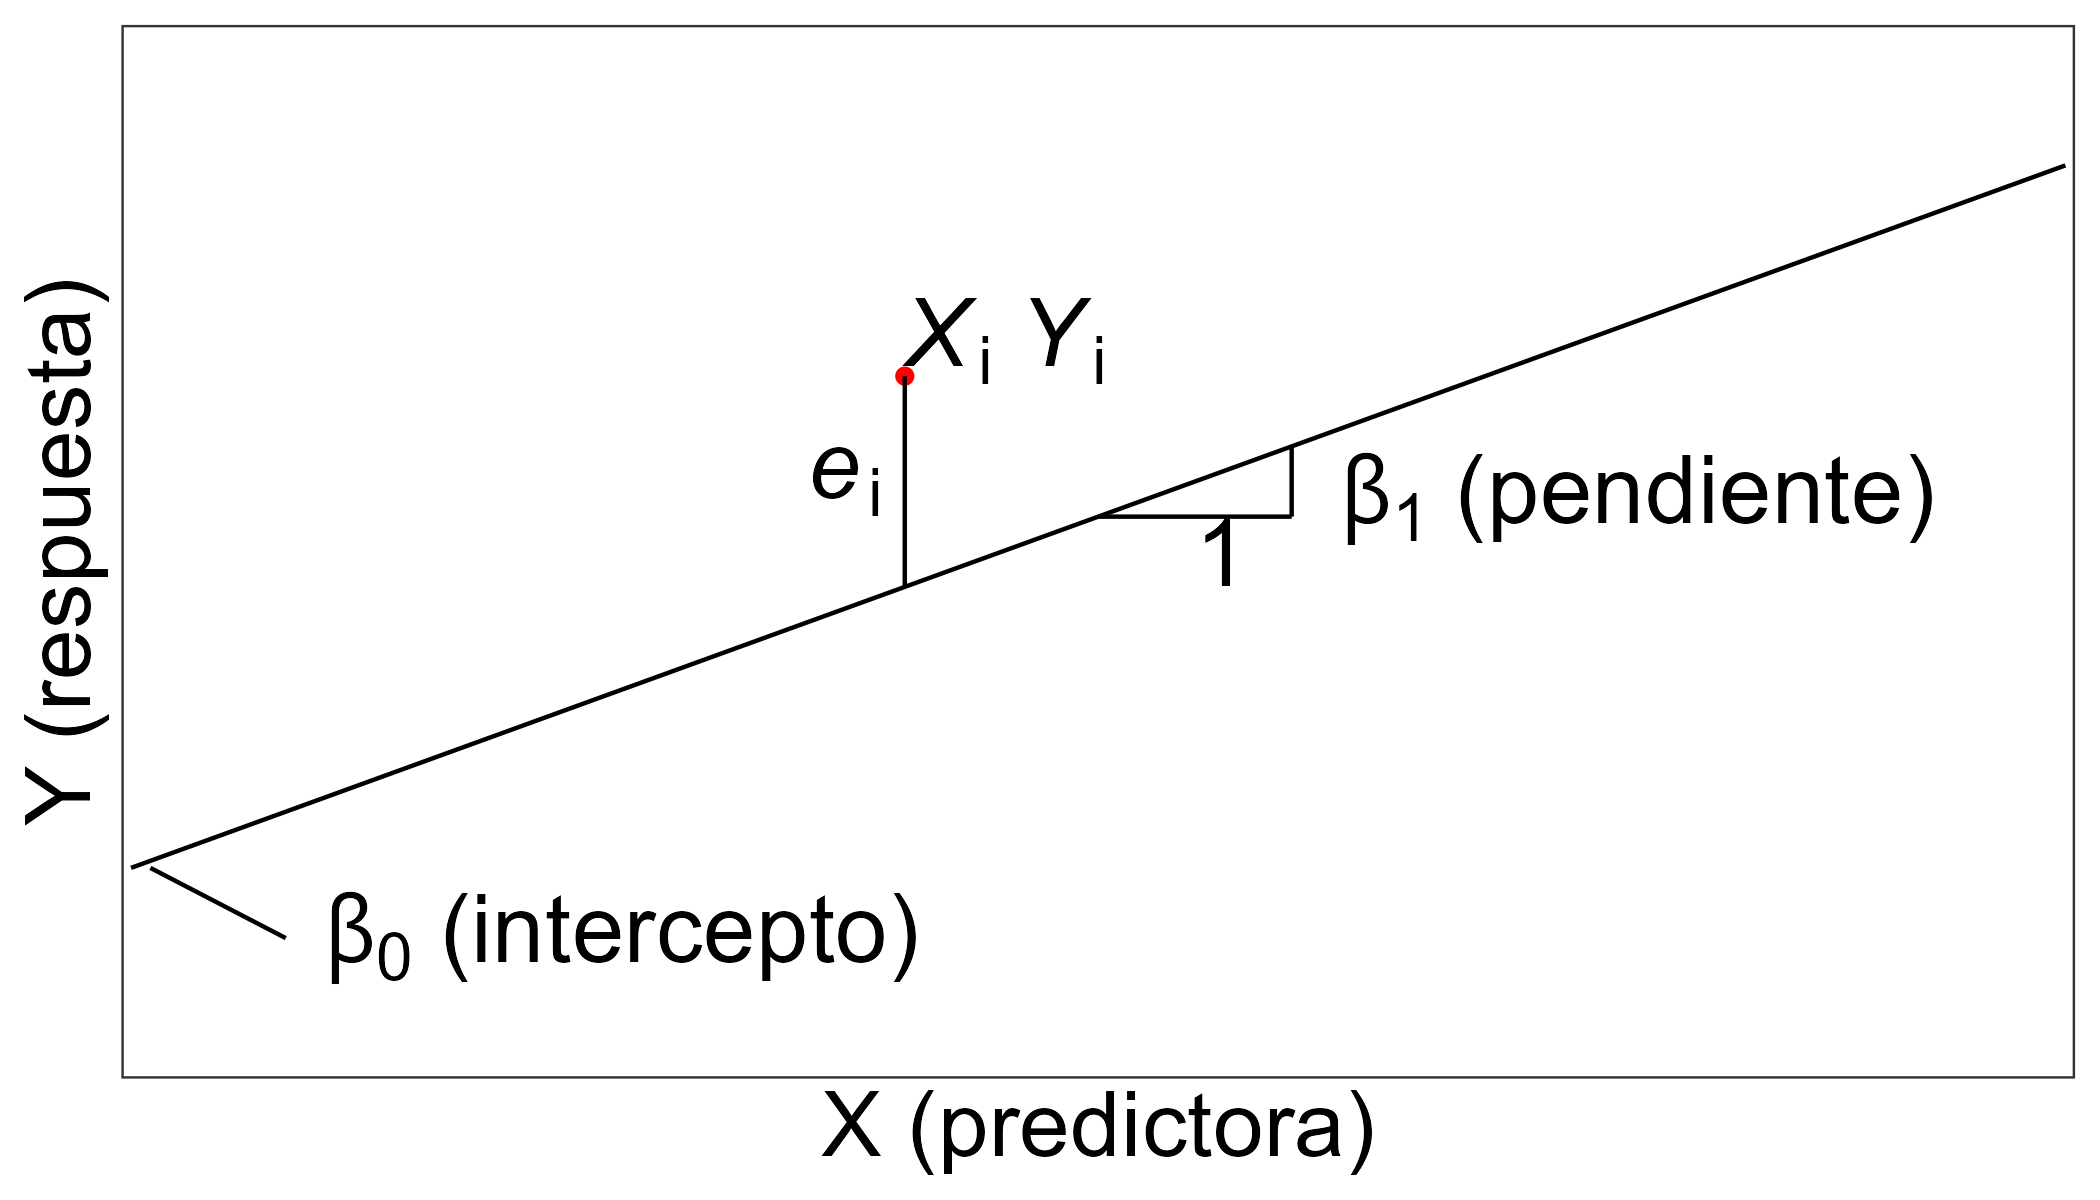

This figure's R source:
dummy <- data.frame(X = 0:10, Y = 3:13)
ggplot(dummy, aes(X, Y)) +
  geom_line() +
  labs(x = "X (predictora)", y = "Y (respuesta)") +
  scale_y_continuous(expand = c(0, 0), limits = c(0, 15), breaks = NULL) +
  scale_x_continuous(expand = c(0, 0.05), limits = c(0, 10), breaks = NULL) +
  theme_bw(base_size = 12) +
  theme(
    panel.grid.major = element_blank(),
    panel.grid.minor = element_blank(),
    axis.title = element_text(size = 22)
  ) +
  annotate("text", x = 1, y = 2, label = "paste(beta[0], ' (intercepto)')", hjust = 0, parse = T, size = 8) +
  annotate('segment', x = 0.1, xend = 0.8, y = 3, yend = 2) + 
  annotate("text", x = 6.25, y = 8.25, label = "paste(beta[1], ' (pendiente)')", hjust = 0, parse = T, size = 8) +
  annotate("text", x = 5.5, y = 7.5, label = "1", hjust = 0, parse = T, size = 8) +
  annotate('segment', x = 5, xend = 6, y = 8, yend = 8) + 
  annotate('segment', x = 6, xend = 6, y = 8, yend = 9) + 
  annotate("point", x = 4, y = 10, colour = "red", size = 1.5) +
  annotate('segment', x = 4, xend = 4, y = 7, yend = 10) + 
  annotate("text", x = 3.5, y = 8.5, label = "paste(italic(e)[i])", hjust = 0, parse = T, size = 8) +
  annotate("text", x = 4, y = 10.5, label = "paste(italic(X)[i]~italic(Y)[i])", hjust = 0, parse = T, size = 8)

ggsave(last_plot(), file="fig_3/slr.png", w=7, h=4)

#fig2

## Sample data
set.seed(0)
x <- 0:5
y <- 3 + 1.3 * x + rnorm(6, 0, 0.75)
dat <- data.frame(x, y)

## breaks: where you want to compute densities
dat$section <- as.factor(0:5)

## Get the residuals
m <- lm(y ~ x, data=dat)
sigma <- summary(m)$sigma
dat$pred <- predict(m)

# Calcular densidadas
dens <- do.call(rbind, lapply(split(dat, dat$section), function(x) {
  xs <- seq(x$pred - 3*sigma, x$pred + 3*sigma, len = 50)
  res <- data.frame(y = xs + 0.5, x = dnorm(xs, x$pred, sigma))
}))
dens$section <- rep(levels(dat$section), each = 50)

## Just normal
ggplot(dat, aes(x, y)) +
  geom_point(size = 2) +
  geom_smooth(method="lm", se = F, color = "black") +
  geom_path(data = dens, aes(x + rep(0:5, each = 50), y, group = section), color = "gray", lwd = 1.1) +
  theme_bw() + tema +
  geom_vline(xintercept = 0:5, lty = 2,  lwd = 0.25) +
  xlim(0, 6) +
  labs(x = "X", y = "Y")

ggsave(last_plot(), file="fig_3/slr_assump.png", w=7, h=4)
